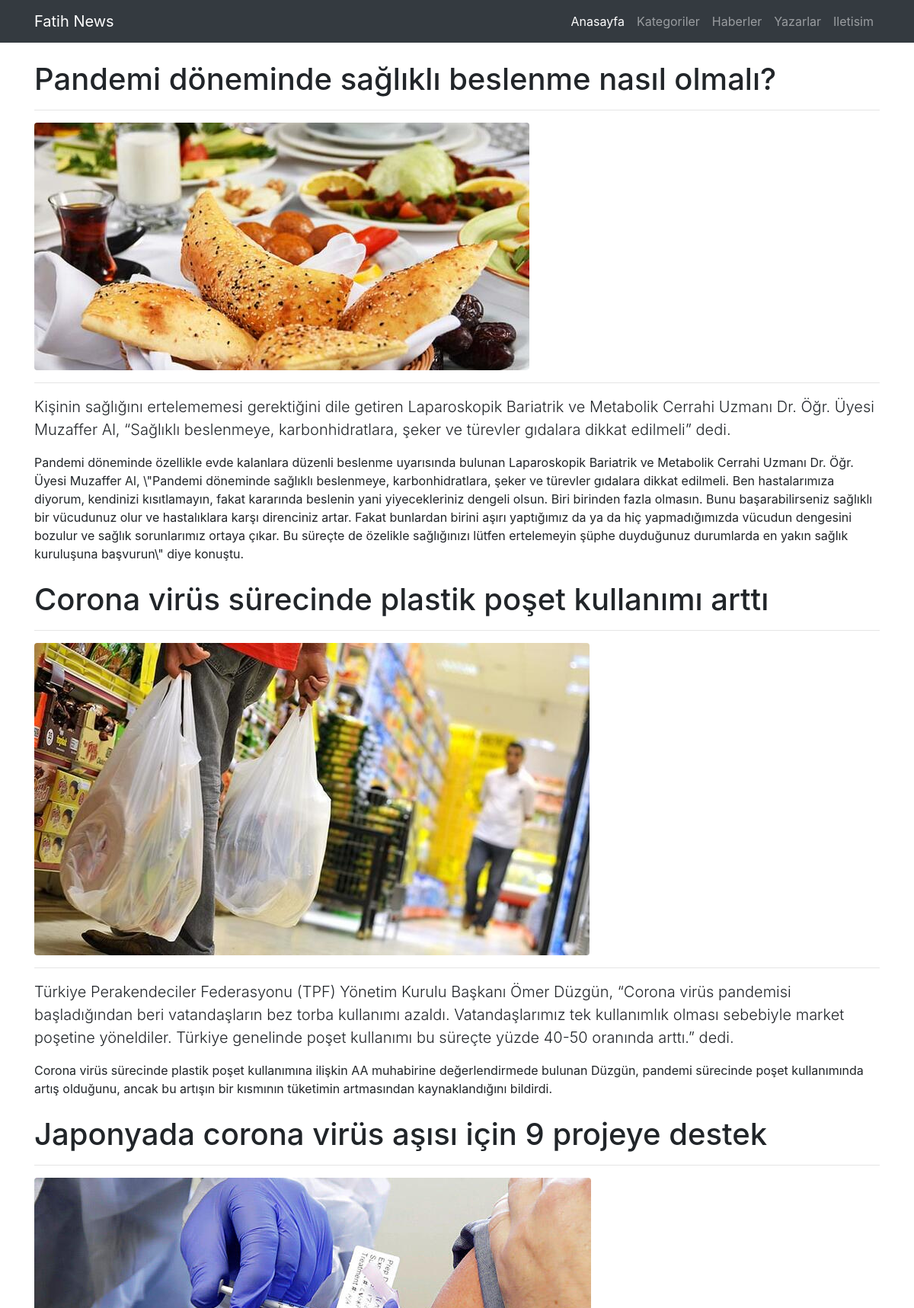
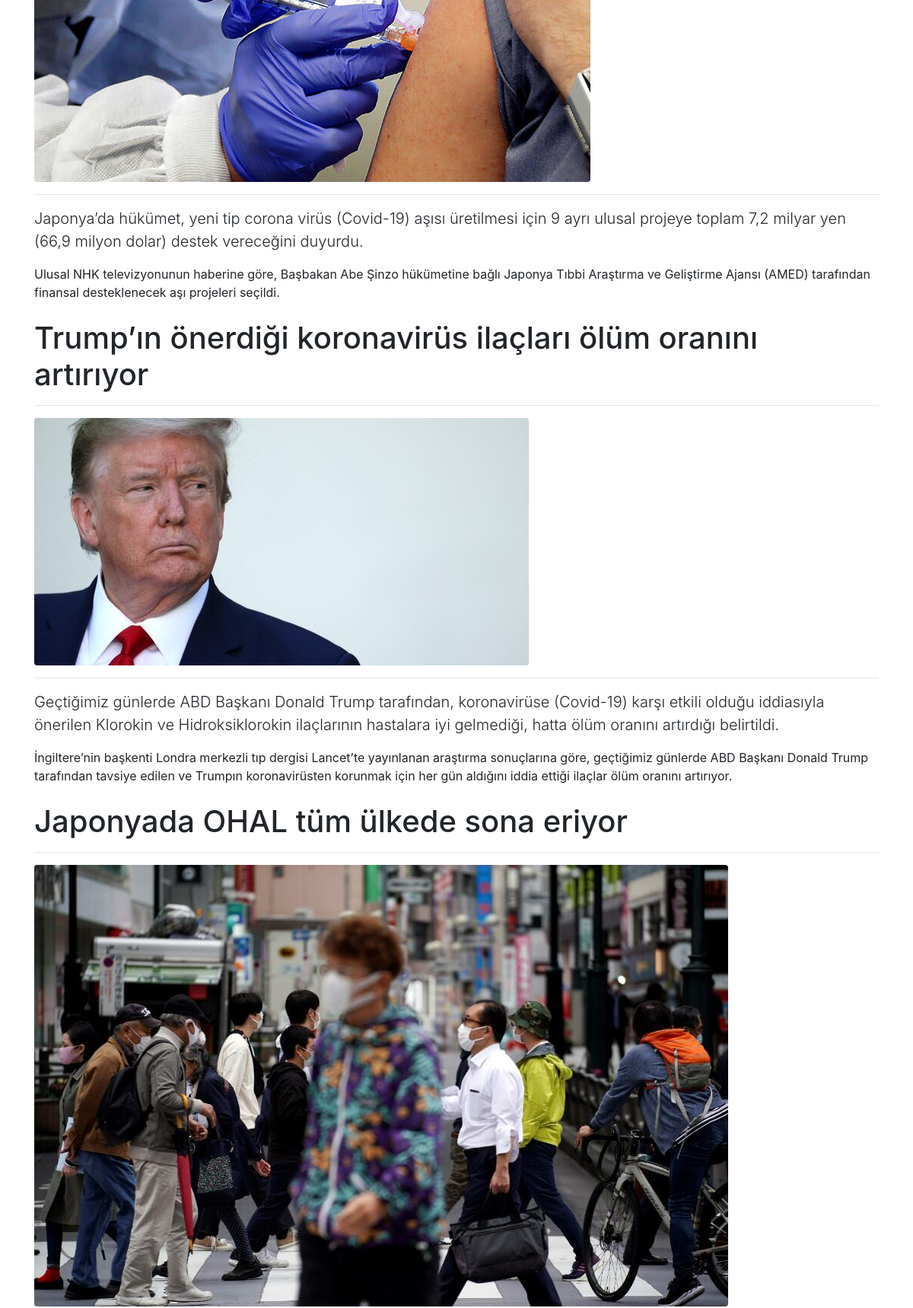
The app's page /haberler.php (upper part) with its own data (2 pictures, top to bottom).
### tables this page shows
CREATE TABLE `news` (
  `news_title` longtext DEFAULT NULL,
  `news_detail` longtext DEFAULT NULL,
  `news_content` longtext DEFAULT NULL,
  `news_id` int(11) NOT NULL,
  `news_is_breaking` int(11) DEFAULT NULL,
  `news_image_large` varchar(45) DEFAULT NULL,
  `news_image_small` varchar(45) DEFAULT NULL,
  `news_type` int(11) DEFAULT NULL
);

### haberler.php (the view, shortened to what this page needs)
<?php
$db = new MyDB();
$news_sql = "SELECT * FROM news";
$news_result = $db->query($news_sql);
?>
<!DOCTYPE html>
<html lang="en">
<head>
    <link href="vendor/bootstrap/css/bootstrap.min.css" rel="stylesheet">
    <link href="css/home.css" rel="stylesheet">
</head>
<body>
    <nav class="navbar navbar-expand-lg navbar-dark bg-dark fixed-top">
        <div class="container">
            <a class="navbar-brand" href="index.php">Fatih News</a>
            <div class="collapse navbar-collapse" id="navbarResponsive">
                <ul class="navbar-nav ml-auto">
                    <li class="nav-item active">
                        <a class="nav-link" href="index.php">Anasayfa
                        </a>
                    </li>
                    <li class="nav-item">
                        <a class="nav-link" href="#">Kategoriler</a>
                    </li>
                    <li class="nav-item">
                        <a class="nav-link" href="haberler.php">Haberler</a>
                    </li>
                    <li class="nav-item">
                        <a class="nav-link" href="yazarlar.php">Yazarlar</a>
                    </li>
                    <li class="nav-item">
                        <a class="nav-link" href="iletisim.php">Iletisim</a>
                    </li>
                </ul>
            </div>
        </div>
    </nav>
    <div class="container">
        <div class="row">
            <div class="col-lg-12">
                <?php
                    while ($row = $news_result->fetchArray()) { ?>
                        <h1 class="mt-4"><?php echo $row['news_title']; ?></h1>
                        <hr>
                        <img class="img-fluid rounded" src="images/<?php echo $row["news_image_large"]; ?>" alt="">
                        <hr>
                        <p class="lead"><?php echo $row['news_detail']; ?></p>
                        <p><?php echo $row['news_content']; ?></p>
                <?php
                    }
                ?>
            </div>
        </div>
    </div>
</body>
</html>

### css/home.css (style rules this page uses)
body { padding-top: 56px; }

### records on screen
news: news_title "Pandemi döneminde sağlıklı beslenme nasıl olmalı?", news_image_large (picture), news_detail "Kişinin sağlığını ertelememesi gerektiğini dile getiren Laparoskopik Bariatrik ve Metabolik Cerrahi Uzmanı Dr. Öğr. Üyesi Muzaffer Al, “Sağlıklı beslenmeye, karbonhidratlara, şeker ve türevler gıdalara dikkat edilmeli” dedi.", news_content "Pandemi döneminde özellikle evde kalanlara düzenli beslenme uyarısında bulunan Laparoskopik Bariatrik ve Metabolik Cerrahi Uzmanı Dr. Öğr. Üyesi Muzaffer Al, \\\"Pandemi döneminde sağlıklı beslenmeye, karbonhidratlara, şeker ve türevler gıdalara dikkat edilmeli. Ben hastalarımıza diyorum, kendinizi kısıtlamayın, fakat kararında beslenin yani yiyecekleriniz dengeli olsun. Biri birinden fazla olmasın. Bunu başarabilirseniz sağlıklı bir vücudunuz olur ve hastalıklara karşı direnciniz artar. Fakat bunlardan birini aşırı yaptığımız da ya da hiç yapmadığımızda vücudun dengesini bozulur ve sağlık sorunlarımız ortaya çıkar. Bu süreçte de özelikle sağlığınızı lütfen ertelemeyin şüphe duyduğunuz…"
news: news_title "Corona virüs sürecinde plastik poşet kullanımı arttı", news_image_large (picture), news_detail "Türkiye Perakendeciler Federasyonu (TPF) Yönetim Kurulu Başkanı Ömer Düzgün, “Corona virüs pandemisi başladığından beri vatandaşların bez torba kullanımı azaldı. Vatandaşlarımız tek kullanımlık olması sebebiyle market poşetine yöneldiler. Türkiye genelinde poşet kullanımı bu süreçte yüzde 40-50 oranında arttı.” dedi.", news_content "Corona virüs sürecinde plastik poşet kullanımına ilişkin AA muhabirine değerlendirmede bulunan Düzgün, pandemi sürecinde poşet kullanımında artış olduğunu, ancak bu artışın bir kısmının tüketimin artmasından kaynaklandığını bildirdi."
news: news_title "Japonyada corona virüs aşısı için 9 projeye destek", news_image_large (picture), news_detail "Japonya’da hükümet, yeni tip corona virüs (Covid-19) aşısı üretilmesi için 9 ayrı ulusal projeye toplam 7,2 milyar yen (66,9 milyon dolar) destek vereceğini duyurdu.", news_content "Ulusal NHK televizyonunun haberine göre, Başbakan Abe Şinzo hükümetine bağlı Japonya Tıbbi Araştırma ve Geliştirme Ajansı (AMED) tarafından finansal desteklenecek aşı projeleri seçildi."
news: news_title "Trump’ın önerdiği koronavirüs ilaçları ölüm oranını artırıyor", news_image_large (picture), news_detail "Geçtiğimiz günlerde ABD Başkanı Donald Trump tarafından, koronavirüse (Covid-19) karşı etkili olduğu iddiasıyla önerilen Klorokin ve Hidroksiklorokin ilaçlarının hastalara iyi gelmediği, hatta ölüm oranını artırdığı belirtildi.", news_content "İngiltere’nin başkenti Londra merkezli tıp dergisi Lancet’te yayınlanan araştırma sonuçlarına göre, geçtiğimiz günlerde ABD Başkanı Donald Trump tarafından tavsiye edilen ve Trumpın koronavirüsten korunmak için her gün aldığını iddia ettiği ilaçlar ölüm oranını artırıyor."
news: news_title "Japonyada OHAL tüm ülkede sona eriyor", news_image_large (picture)
